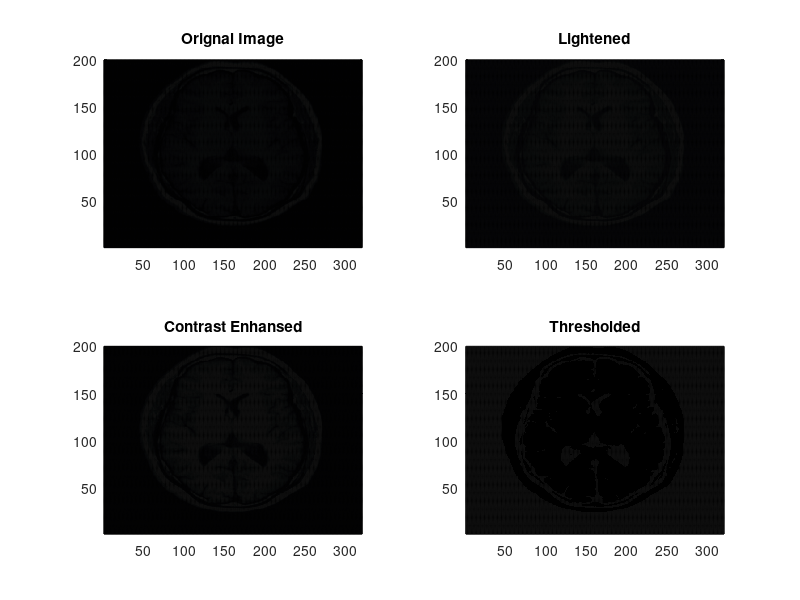

MATLAB code to generate this figure:
% Example 1.3  Example to apply some mathematical and threshold operations 
%   to an MR image %  of the brain.  
 
clear all; close all;
load brain;         		% Load image   
subplot(2,2,1);             	% Display the images 2 by 2
pcolor(I);           		% Display original image 
colormap(bone);             	% Grayscale color map
caxis([0 1]);        		% Fix pcolor scale
title('Orignal Image');
 
subplot(2,2,2);
I1 = I + .3;			% Brighten the image by adding 0.3	
pcolor(I1);           		% Display original image 
colormap(bone);             	% Grayscale color map
caxis([0 1]);        		% Fix pcolor scale
title('Lightened');
 
subplot(2,2,3);
I1 = 1.75*I;			% Increase image contrast by multiplying by 1.75
pcolor(I1);           		% Display original image 
colormap(bone);             	% Grayscale color map
caxis([0 1]);        		% Fix pcolor scale
title('Contrast Enhansed');
 
subplot(2,2,4);
[r, c] = size(I);           	% Get image dimensions 
thresh = 0.25;			% Set threshold
for k = 1:r
    for j = 1:c
        if I(k,j) < thresh 	% Test each pixel separately
            I1(k,j) = 1;	% If low make corresponding pixel white (1)	
        else 	
            I1(k,j) = 0;	% Otherwise make it black (0) 
        end
    end
end
pcolor(I1);           		% Display original image 
colormap(bone);             	% Grayscale color map
caxis([0 1]);        		% Fix pcolor scale
title('Thresholded');       

